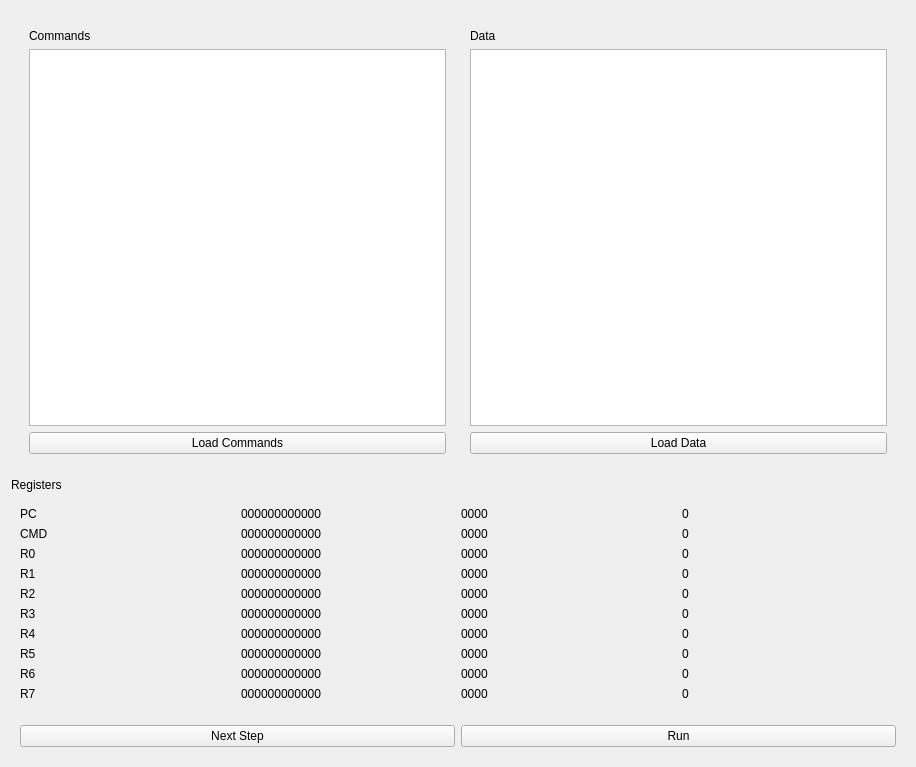
<?xml version="1.0" encoding="UTF-8"?>
<ui version="4.0">
 <class>MainWindow</class>
 <widget class="QWidget" name="MainWindow">
  <property name="geometry">
   <rect>
    <x>0</x>
    <y>0</y>
    <width>916</width>
    <height>767</height>
   </rect>
  </property>
  <property name="windowTitle">
   <string>Three Address CPU Emulator</string>
  </property>
  <layout class="QVBoxLayout" name="verticalLayout">
   <item>
    <widget class="QWidget" name="InputContainer" native="true">
     <layout class="QHBoxLayout" name="horizontalLayout">
      <item>
       <widget class="QWidget" name="CommandsContainer" native="true">
        <layout class="QVBoxLayout" name="verticalLayout_3">
         <item>
          <widget class="QLabel" name="label_2">
           <property name="text">
            <string>Commands</string>
           </property>
          </widget>
         </item>
         <item>
          <widget class="QTextEdit" name="CommandsTextEdit"/>
         </item>
         <item>
          <widget class="QPushButton" name="CommandsButton">
           <property name="text">
            <string>Load Commands</string>
           </property>
          </widget>
         </item>
        </layout>
       </widget>
      </item>
      <item>
       <widget class="QWidget" name="DataContainer" native="true">
        <layout class="QVBoxLayout" name="verticalLayout_2">
         <item>
          <widget class="QLabel" name="label">
           <property name="text">
            <string>Data</string>
           </property>
          </widget>
         </item>
         <item>
          <widget class="QTextEdit" name="DataTextEdit"/>
         </item>
         <item>
          <widget class="QPushButton" name="DataButton">
           <property name="text">
            <string>Load Data</string>
           </property>
          </widget>
         </item>
        </layout>
       </widget>
      </item>
     </layout>
    </widget>
   </item>
   <item>
    <widget class="QLabel" name="registers">
     <property name="text">
      <string>Registers</string>
     </property>
    </widget>
   </item>
   <item>
    <widget class="QWidget" name="RegistersContainer" native="true">
     <layout class="QGridLayout" name="gridLayout">
      <item row="0" column="0">
       <widget class="QLabel" name="RName_PC">
        <property name="text">
         <string>PC</string>
        </property>
       </widget>
      </item>
      <item row="0" column="1">
       <widget class="QLabel" name="RBin_PC">
        <property name="text">
         <string>000000000000</string>
        </property>
       </widget>
      </item>
      <item row="0" column="2">
       <widget class="QLabel" name="RHex_PC">
        <property name="text">
         <string>0000</string>
        </property>
       </widget>
      </item>
      <item row="0" column="3">
       <widget class="QLabel" name="RDec_PC">
        <property name="text">
         <string>0</string>
        </property>
       </widget>
      </item>
      <item row="1" column="0">
       <widget class="QLabel" name="RName_CMD">
        <property name="text">
         <string>CMD</string>
        </property>
       </widget>
      </item>
      <item row="1" column="1">
       <widget class="QLabel" name="RBin_CMD">
        <property name="text">
         <string>000000000000</string>
        </property>
       </widget>
      </item>
      <item row="1" column="2">
       <widget class="QLabel" name="RHex_CMD">
        <property name="text">
         <string>0000</string>
        </property>
       </widget>
      </item>
      <item row="1" column="3">
       <widget class="QLabel" name="RDec_CMD">
        <property name="text">
         <string>0</string>
        </property>
       </widget>
      </item>
      <item row="2" column="0">
       <widget class="QLabel" name="RName_0">
        <property name="text">
         <string>R0</string>
        </property>
       </widget>
      </item>
      <item row="2" column="1">
       <widget class="QLabel" name="RBin_0">
        <property name="text">
         <string>000000000000</string>
        </property>
       </widget>
      </item>
      <item row="2" column="2">
       <widget class="QLabel" name="RHex_0">
        <property name="text">
         <string>0000</string>
        </property>
       </widget>
      </item>
      <item row="2" column="3">
       <widget class="QLabel" name="RDec_0">
        <property name="text">
         <string>0</string>
        </property>
       </widget>
      </item>
      <item row="3" column="0">
       <widget class="QLabel" name="RName_1">
        <property name="text">
         <string>R1</string>
        </property>
       </widget>
      </item>
      <item row="3" column="1">
       <widget class="QLabel" name="RBin_1">
        <property name="text">
         <string>000000000000</string>
        </property>
       </widget>
      </item>
      <item row="3" column="2">
       <widget class="QLabel" name="RHex_1">
        <property name="text">
         <string>0000</string>
        </property>
       </widget>
      </item>
      <item row="3" column="3">
       <widget class="QLabel" name="RDec_1">
        <property name="text">
         <string>0</string>
        </property>
       </widget>
      </item>
      <item row="4" column="0">
       <widget class="QLabel" name="RName_2">
        <property name="text">
         <string>R2</string>
        </property>
       </widget>
      </item>
      <item row="4" column="1">
       <widget class="QLabel" name="RBin_2">
        <property name="text">
         <string>000000000000</string>
        </property>
       </widget>
      </item>
      <item row="4" column="2">
       <widget class="QLabel" name="RHex_2">
        <property name="text">
         <string>0000</string>
        </property>
       </widget>
      </item>
      <item row="4" column="3">
       <widget class="QLabel" name="RDec_2">
        <property name="text">
         <string>0</string>
        </property>
       </widget>
      </item>
      <item row="5" column="0">
       <widget class="QLabel" name="RName_3">
        <property name="text">
         <string>R3</string>
        </property>
       </widget>
      </item>
      <item row="5" column="1">
       <widget class="QLabel" name="RBin_3">
        <property name="text">
         <string>000000000000</string>
        </property>
       </widget>
      </item>
      <item row="5" column="2">
       <widget class="QLabel" name="RHex_3">
        <property name="text">
         <string>0000</string>
        </property>
       </widget>
      </item>
      <item row="5" column="3">
       <widget class="QLabel" name="RDec_3">
        <property name="text">
         <string>0</string>
        </property>
       </widget>
      </item>
      <item row="6" column="0">
       <widget class="QLabel" name="RName_4">
        <property name="text">
         <string>R4</string>
        </property>
       </widget>
      </item>
      <item row="6" column="1">
       <widget class="QLabel" name="RBin_4">
        <property name="text">
         <string>000000000000</string>
        </property>
       </widget>
      </item>
      <item row="6" column="2">
       <widget class="QLabel" name="RHex_4">
        <property name="text">
         <string>0000</string>
        </property>
       </widget>
      </item>
      <item row="6" column="3">
       <widget class="QLabel" name="RDec_4">
        <property name="text">
         <string>0</string>
        </property>
       </widget>
      </item>
      <item row="7" column="0">
       <widget class="QLabel" name="RName_5">
        <property name="text">
         <string>R5</string>
        </property>
       </widget>
      </item>
      <item row="7" column="1">
       <widget class="QLabel" name="RBin_5">
        <property name="text">
         <string>000000000000</string>
        </property>
       </widget>
      </item>
      <item row="7" column="2">
       <widget class="QLabel" name="RHex_5">
        <property name="text">
         <string>0000</string>
        </property>
       </widget>
      </item>
      <item row="7" column="3">
       <widget class="QLabel" name="RDec_5">
        <property name="text">
         <string>0</string>
        </property>
       </widget>
      </item>
      <item row="8" column="0">
       <widget class="QLabel" name="RName_6">
        <property name="text">
         <string>R6</string>
        </property>
       </widget>
      </item>
      <item row="8" column="1">
       <widget class="QLabel" name="RBin_6">
        <property name="text">
         <string>000000000000</string>
        </property>
       </widget>
      </item>
      <item row="8" column="2">
       <widget class="QLabel" name="RHex_6">
        <property name="text">
         <string>0000</string>
        </property>
       </widget>
      </item>
      <item row="8" column="3">
       <widget class="QLabel" name="RDec_6">
        <property name="text">
         <string>0</string>
        </property>
       </widget>
      </item>
      <item row="9" column="0">
       <widget class="QLabel" name="RName_7">
        <property name="text">
         <string>R7</string>
        </property>
       </widget>
      </item>
      <item row="9" column="1">
       <widget class="QLabel" name="RBin_7">
        <property name="text">
         <string>000000000000</string>
        </property>
       </widget>
      </item>
      <item row="9" column="2">
       <widget class="QLabel" name="RHex_7">
        <property name="text">
         <string>0000</string>
        </property>
       </widget>
      </item>
      <item row="9" column="3">
       <widget class="QLabel" name="RDec_7">
        <property name="text">
         <string>0</string>
        </property>
       </widget>
      </item>
     </layout>
    </widget>
   </item>
   <item>
    <widget class="QWidget" name="EmulatorControls" native="true">
     <layout class="QHBoxLayout" name="horizontalLayout_2">
      <item>
       <widget class="QPushButton" name="NextButton">
        <property name="text">
         <string>Next Step</string>
        </property>
       </widget>
      </item>
      <item>
       <widget class="QPushButton" name="RunButton">
        <property name="text">
         <string>Run</string>
        </property>
       </widget>
      </item>
     </layout>
    </widget>
   </item>
  </layout>
 </widget>
 <resources/>
 <connections/>
</ui>
